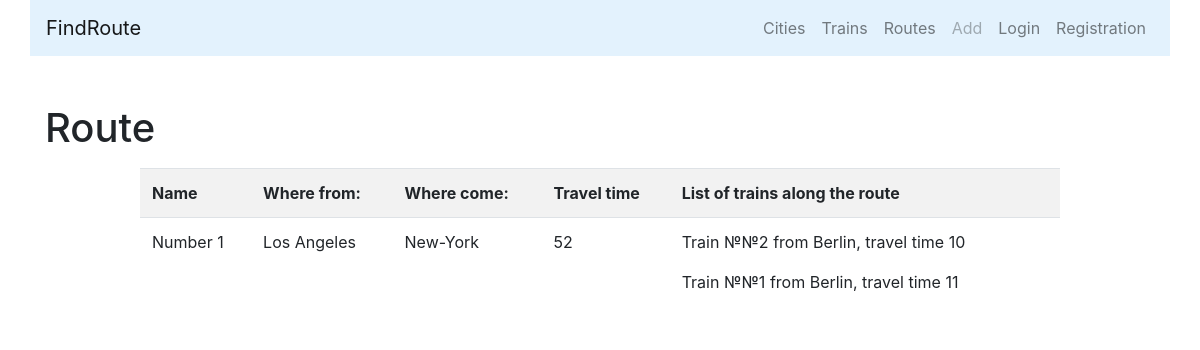
Before: /detail/1/ with the older database file.
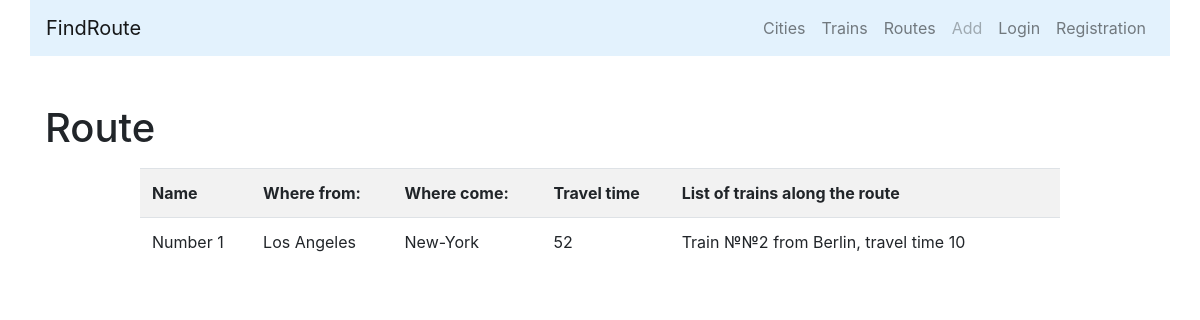
After: the same page with the newer database file.
### trains/models.py (models this page shows, shortened)
class Train(models.Model):
    name = models.CharField(max_length=50, unique=True,
                            verbose_name='Train number')
    travel_time = models.PositiveSmallIntegerField(verbose_name='Travel time')
    from_city = models.ForeignKey(City, on_delete=models.CASCADE,
                                  related_name='from_city_set',
                                  verbose_name='From what city'
                                  )
    to_city = models.ForeignKey('cities.City', on_delete=models.CASCADE,
                                related_name='to_city_set',
                                verbose_name='Which city'
                                )
    def __str__(self):
        return f'Train №{self.name} from {self.from_city}'
    class Meta:
        verbose_name = 'Train'
        verbose_name_plural = 'Trains'
        ordering = ['travel_time']

### cities/models.py (models this page shows, shortened)
class City(models.Model):
    name = models.CharField(max_length=100, unique=True, verbose_name='City')
    def __str__(self):
        return self.name
    class Meta:
        verbose_name = 'City'
        verbose_name_plural = 'Cities'
        ordering = ['name']

### routes/views.py (the view)
# urls.py: path('detail/<int:pk>/', RouteDetailView.as_view(), name='detail'),
class RouteDetailView(DetailView):
    queryset = Route.objects.all()
    template_name = 'routes/detail.html'

### routes/templates/routes/detail.html (shortened to what this page needs)
{% extends 'base.html' %}
{% block content %}
<h1>Route</h1>
<div class="row ">
    <div class="col-md-10 mx-auto my-2">
        <table class="table table-striped">
            <tr>
                <th>Name</th>
                <th>Where from:</th>
                <th>Where come:</th>
                <th>Travel time</th>
                <th>List of trains along the route</th>
                <th>&nbsp;</th>
            </tr>
            <tr>
                <td>
                    {{object.name}}
                </td>
                <td>{{object.from_city}}</td>
                <td>{{object.to_city}}</td>
                <td>{{object.travel_times}}</td>
                <td>
                    {% for train in object.trains.all%}
                    <p>{{train}}, travel time {{train.travel_time}}</p>
                    {% endfor %}
                </td>
                <td>
                </td>
            </tr>
        </table>
    </div>
</div>
{% endblock %}

Changed rows visible on the page:
removed Train: name+from_city "Train №№1 from Berlin", travel_time "11"
